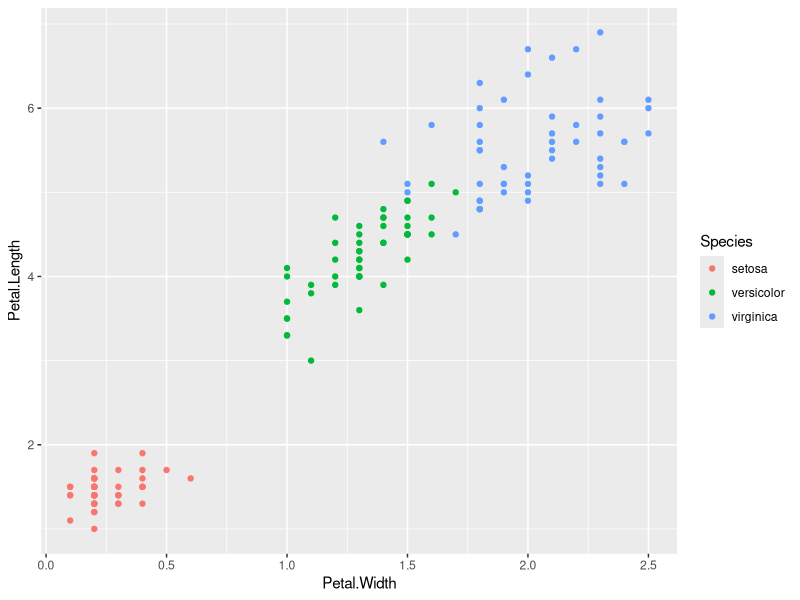
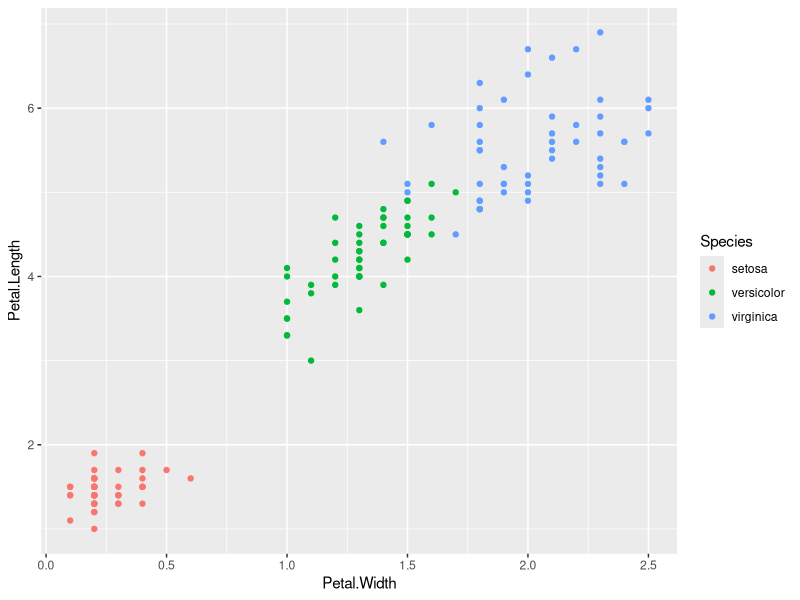
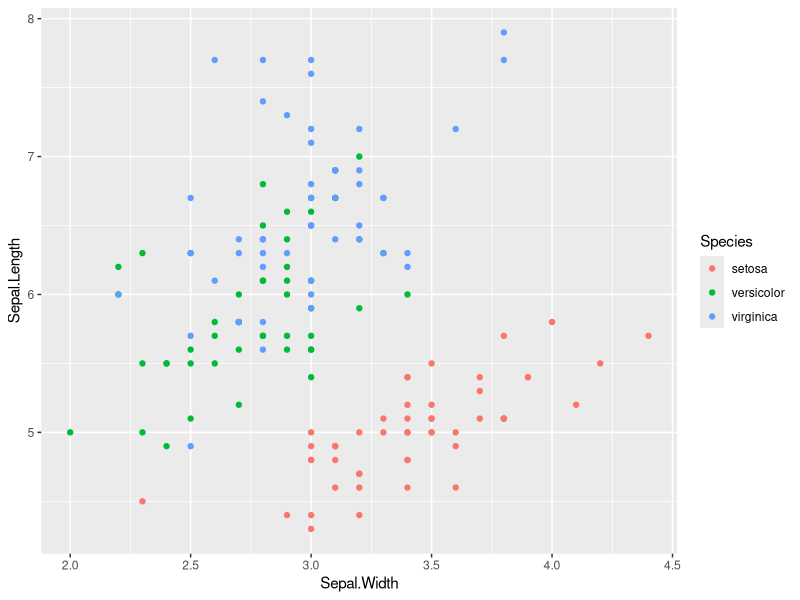
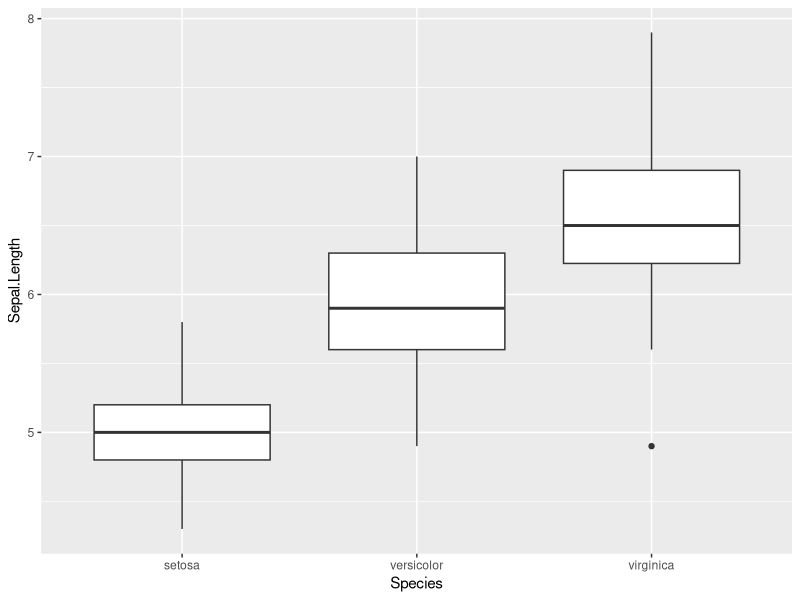
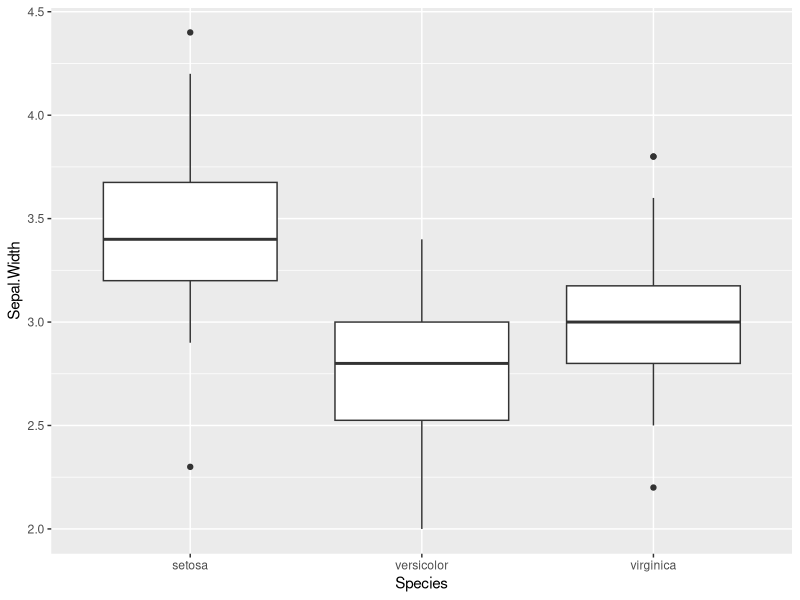
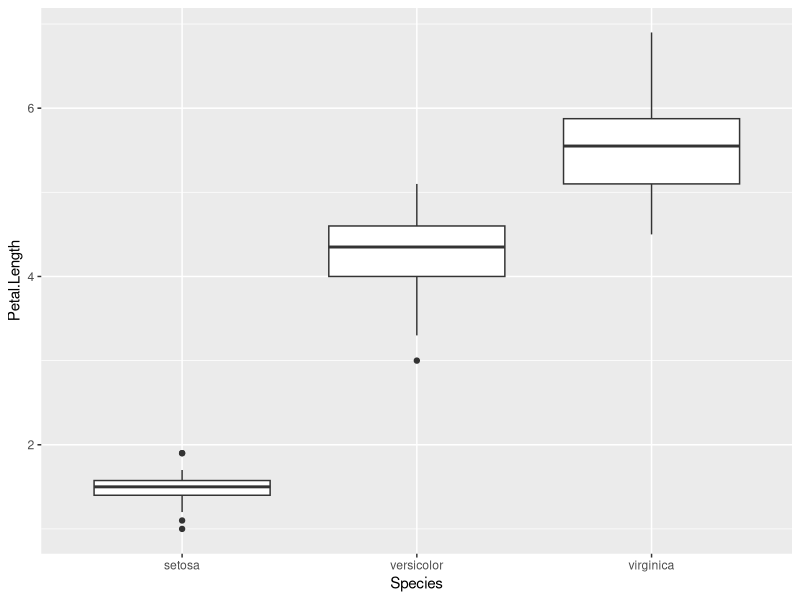
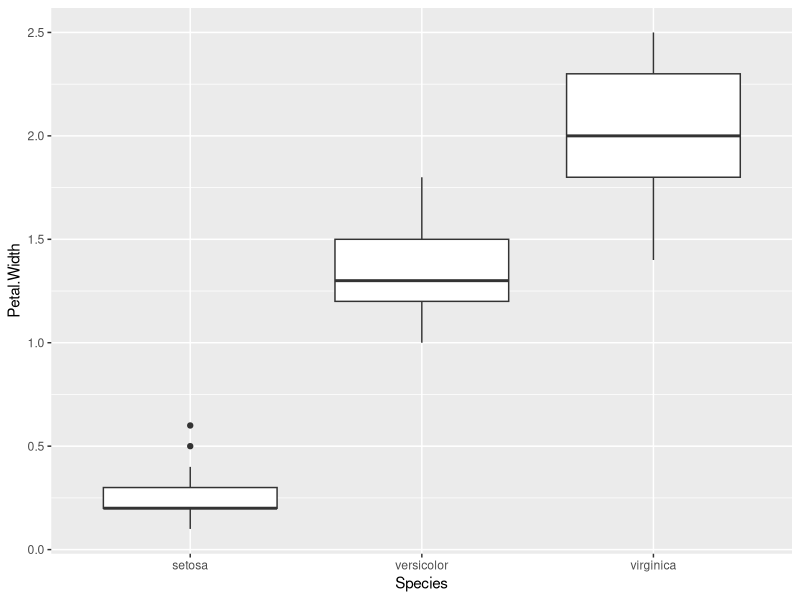

Here is the R script that generated these plots, in order: (Note: this script raises an error after producing the figures.)
# ---
# KNN(K-Nearest Neighbor, k-최근접이웃) 알고리즘을 사용한 Iris(붓꽃) 품종 분류

# 필요한 라이브러리 설치 로딩
# install.packages('class') # classification(분류)
# install.packages('gmodels') # 혼동(오차) 행렬
library(tidyverse)
library(class)
library(gmodels)
search()

# 1. -----
# 데이터 셋 준비(datasets::iris 데이터 셋 복사)
?datasets::iris
iris <- as.data.frame(datasets::iris)
head(iris)
tail(iris)
str(iris)


# 2. -----
# 데이터 셋 탐색, 가공(전처리)
# iris 품종(species)의 분포
table(iris$Species)
iris %>% count(Species)

# 데이터 프레임에서 인덱스(row와 colum의 위치)로 원소를 선택 
iris[1, 1]
iris[1, 2]
iris[1, 3]
iris[1, 4]
iris[1, 5]
iris[1, ]    # iris 데이터프레임의 첫번째 row의 모든 컬럼
iris[1:5, ]  # iris 데이터프레임의 1~5 row의 모든 column 데이터 
iris[, 1:2]  # iris 데이터프레임의 1~2 column의 모든 row 데이터

# Petal.Length ~ Petal.Width 산점도

ggplot(data = iris) +
  geom_point(aes(x = Petal.Width, y = Petal.Length, color = Species))

qplot(data = iris, x = Petal.Width, y = Petal.Length, color = Species)

# Sepal.Length ~ Sepal.Width 산점도 그래프
# Species 따라서 점의 색상을 다르게 시각화
qplot(data = iris, x = Sepal.Width, y = Sepal.Length, color = Species)

# Species 별 4개 특징
ggplot(data = iris) +
  geom_boxplot(mapping = aes(x = Species, y = Sepal.Length))

ggplot(data = iris) +
  geom_boxplot(mapping = aes(x = Species, y = Sepal.Width))

ggplot(data = iris) +
  geom_boxplot(mapping = aes(x = Species, y = Petal.Length))

ggplot(data = iris) +
  geom_boxplot(mapping = aes(x = Species, y = Petal.Width))


# 3. -----
# 데이터 셋(150개 관찰값)을 훈련 셋(trining set)과 테스트 셋(test set)으로 분리
# 훈련 셋: 테스트 셋 = 100:50
# 데이터 프레임을 단순히 순서대로 100개, 50개 분리 -> 문제가 생김
# 데이터들이 섞여 있지 않기 때문에 virginica 품종은 훈련이 되지 않는 문제가 생김
# 데이터 셋을 분리하기 전에 무작위 섞어줘야 함 

sample(10)
# sample(n): 1~n까지 정수를 무작위 순서 섞인 벡터를 반환 
idx <- sample(10)
idx
idx[1:7]   # random하게 섞인 10개의 숫자들 중에서 앞에서 7개 선택 
idx[8:10]  # random하게 섞인 10개의 숫자들 중에서 뒤에서 3개 선택 

idx <- sample(150)
idx

train_set <- iris[idx[1:100], 1:4]
head(train_set)

train_label <- iris[idx[1:100], 5]
head(train_label)

test_set <- iris[idx[101:150], 1:4]
head(test_set)

test_label <- iris[idx[101:150], 5]
head(test_label)

# train_label의 품종별 빈도수
table(train_label)

# test_label의 품종별 빈도수 
table(test_label)

# 4. -----
# KNN 모델에 훈련셋/레이블, 테스트 셋을 적용해서 test set의 예측 값을 찾음 
test_predicts <- knn(train_set,        # 훈련 셋 
                     test_set,         # 테스트 셋
                     cl = train_label, # 훈련 셋의 레이블(class 약자)
                     k = 5)            # 가장 가까운 이웃을 몇 개 사용용
#> 테스트 셋의 예측값을 반환 
test_predicts
  
# 테스트 셋의 실제값
test_label 

# 예측값과 실제값을 비교 -> 평가(정확도 계산) 
test_predits == test_label
sum(test_predicts == test_label)  # > 예측이 맞은 개수 
# logical 값들 합: TRUE는 1, FALSE는 0으로 계산됨
mean(test_predicts == test_label)  # > sum / 전체 개수 : 정확도(accuracy)

# 예측값과 실제값이 다른 인덱스(위치) 
wrong_idx <- which(test_predicts != test_label)
wrong_idx
test_label[wrong_idx]  # 실제값: virginica
test_predicts[wrong_idx]  # 예측값: versicolor

# Confusion Matrix(혼동/오차 행렬)
CrossTable(x = test_label,      # X = 실제값
           y = test_predicts)   # y = 예측값


# 예측 결과 시각화
ggplot(data = test_set) +
  geom_point(mapping = aes(x = Petal.Width, y = Petal.Length, color = test_label))+
  geom_point(data = test_set[wrong_idx, ], 
             mapping = aes(x = Petal.Width, y = Petal.Length),
             shape ='x', size = 5, color = 'red')

ggplot(data = train_set) +
  geom_point(mapping = aes(x = Petal.Width, y = Petal.Length, color = train_label))+
  geom_point(data = test_set[wrong_idx, ], 
             mapping = aes(x = Petal.Width, y = Petal.Length),
             shape ='x', size = 5, color = 'red')


# 5. -----
# 특성 스케일링(feature scaling): 정규화(normalization), 표준화(standardization)
# 변수(특성)들마다 단위, 크기가 달라서, 거리를 계산할 때 미치는 영향이 다를 수 있음 
# 모든 변수(특성)들이 거리 계산을 할 때 비슷한 영향을 미칠 수 있도록 scale을 변환
# 정규화: 
#   변수의 최솟값을 0, 최댓값을 1로 . 모든 값들이 0~1 범위가 되도록 스케일링
# 표준화:
#   변수의 평균이 0, 표준편차가 1이 되도록 스케일링
summary(iris)

v1 <- seq(1 ,5)
v1
min_v1 <- min(v1)
min_v1
max_v1 <- max(v1)
max_v1
v1_normalized <- (v1 - min_v1) / (max_v1 - min_v1)
v1_normalized

v1_normalized <- (v1 -  min(v1)) / (max(v1) - min(v1))
v1_normalized

v2 <- seq(10, 50, 10)
v2
v2_normalized <- (v2 -  min(v2)) / (max(v2) - min(v2))
v2_normalized


# 함수 정의(definition)/선언(declaration)
# 함수이름  <-  function(파라미터 선언) {함수 기능 작성}
min_max_normalize <- function(x) {
  return ((x - min(x)) / (max(x) - min(x)))
}

# 함수는 호출(call)해야 기능이 수행됨
min_max_normalize(v1)
min_max_normalize(v2)

df <- data.frame(width = v1, length = v2)
df
summary(df)

# lapply(데이터프레임, 함수이름)
#  데이터프레임의 변수들을 하나씩 함수의 argument로 전달 
#  함수의 리턴값들을 list로 묶어서 리턴(반환)
df_normalized <- lapply(df, min_max_normalize)
df_normalized   #> 리스트(list)
df_normalized <- data.frame(df_normalized)
df_normalized

# min_max_normalize 함수는 숫자 타입 변수만 argument로 전달받을 수 있기 때문에 
# iris 데이터프레임을 수자 타입 변수들과 label을 분리 
iris_data <- iris[, 1:4]
head(iris_data)

iris_label <- iris[, 5]
head(iris_label)

iris_data_norm <- data.frame(lapply(iris_data, min_max_normalize))
summary(iris_data_norm)
head(iris_data_norm)

# 정규화된 데이터프레임을 훈련 셋/테스트 셋으로 분리
idx # 1 ~ 150 정수들이 랜덤하게 섞여있는 벡터 

# 훈련 셋, 훈련 레이블
normalized_train_set <- iris_data_norm[idx[1:100], ]
train_label <- iris_label[idx[1:100]]

# 테스트 셋, 테스트 레이블
normalized_test_set <- iris_data_norm[idx[101:150], ]
test_label <- iris_label[idx[101:150],]

# knn 알고리즘 적용
predicts <- knn(train = normalized_train_set,
                test = normalized_test_set,
                cl = train_label,
                k =11)

predicts == test_label
mean(predicts == test_label)  # 정확도(accuracy)
CrossTable(x = test_label, y = predicts)

#표준화 
standardize <- function(x) {
  # 변수 x의 평균을 0, 표준편차를 1로 변환하는 스케일링 방법
  return((x - mean(x)) / sd(x))
}

v1 
mean(v1)
sd(v1)
v1_stand <- standardize(v1)
v1_stand
mean(v1_stand)
sd(v1_stand)

# standardize 함수를 iris 데이터프레임에 적용
summary(iris_data)
iris_data_stand <- data.frame(lapply(iris_data, standardize))
summary(iris_data_stand)
sd(iris_data_stand$Sepal.Length)

# 표준화를 적용한 데이터프레임을 훈련/테스트 셋으로 분리
stand_train_set <- iris_data_stand[idx[1:100], ]
stand_test_set <- iris_data_stand[idx[101:150], ]

# knn 적용 -> 예측값
predicts <- knn(train = stand_train_set, 
                test = stand_test_set,
                cl = train_label,
                k = 11)

# 정확도
mean(predicts == test_label)
# 오차 행렬
CrossTable(x = test_label, y = predicts)

           
